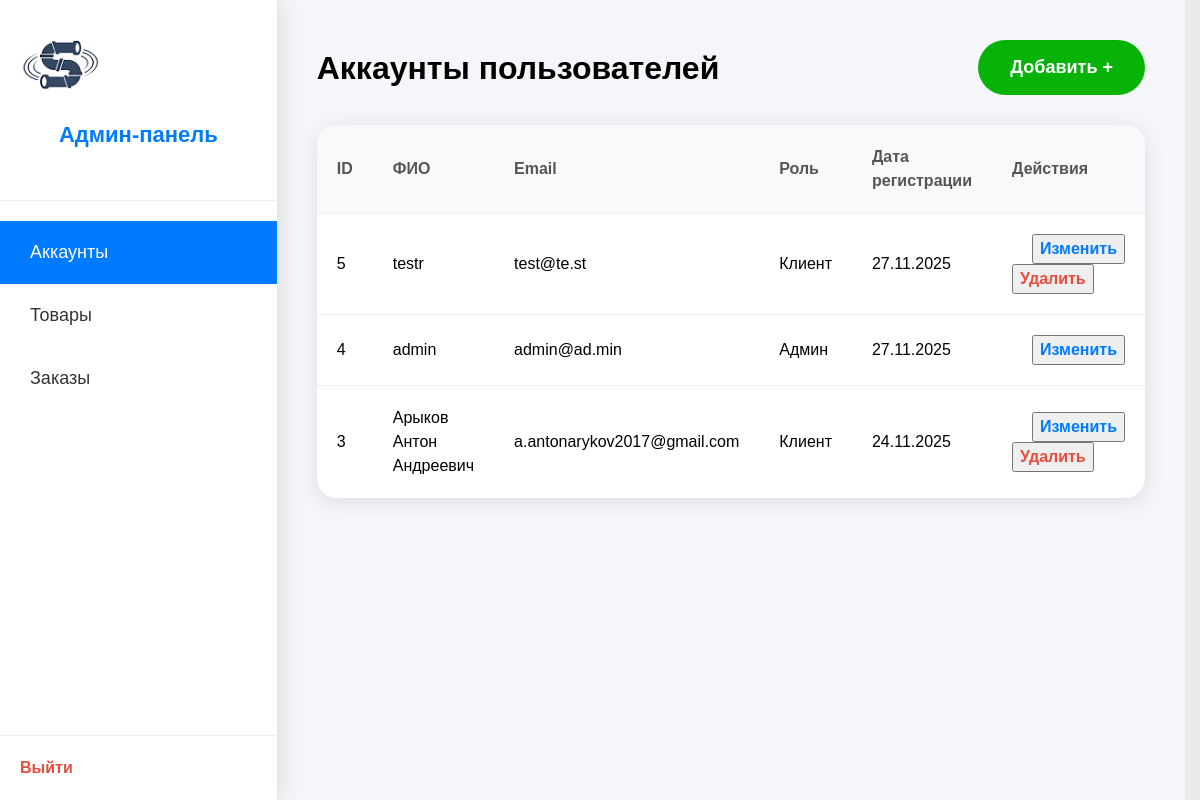
/pages/admin_accounts.php (signed in), run on the app's committed database.
### tables this page shows
CREATE TABLE `users` (
  `id` int NOT NULL,
  `fio` varchar(255) NOT NULL,
  `email` varchar(255) NOT NULL,
  `phone` varchar(20) DEFAULT NULL,
  `password` varchar(255) NOT NULL,
  `role` enum('client','admin') DEFAULT 'client',
  `created_at` datetime DEFAULT CURRENT_TIMESTAMP,
  `avatar` varchar(255) DEFAULT NULL,
  `address` varchar(255) DEFAULT NULL
);

### inc/functions.php (called while the page is built, shortened)
<?php
if (!function_exists('is_logged_in')) {
    function escape($string) {
        return htmlspecialchars($string, ENT_QUOTES, 'UTF-8');
    }
}
?>

### pages/admin_accounts.php (the view, shortened to what this page needs)
<?php
require_once '../inc/functions.php';
$users = $pdo->query("SELECT * FROM users ORDER BY id DESC")->fetchAll();
?>
<!DOCTYPE html>
<html lang="ru">
<head>
    <link rel="stylesheet" href="../style/normalize.css">
    <link rel="stylesheet" href="../style/style.css">
</head>
<body>
    <div id="admin_container">
        <aside class="admin_sidebar">
            <div class="admin_logo">
                <img src="../image/logo.png" alt="Logo">
                <h2>Админ-панель</h2>
            </div>
            <nav class="admin_menu">
                <a href="admin_accounts.php" class="menu_item active">Аккаунты</a>
                <a href="admin_products.php" class="menu_item">Товары</a>
                <a href="admin_orders.php" class="menu_item">Заказы</a>
            </nav>
            <div class="admin_logout">
                <a href="../logout.php" class="btn_logout_big">Выйти</a>
            </div>
        </aside>
        <main class="admin_main">
            <header class="admin_header">
                <h1>Аккаунты пользователей</h1>
                <button onclick="openAddAccountModal()" class="btn_add_product">Добавить +</button>
            </header>
            <div class="admin_table_wrapper">
                <table class="admin_table">
                    <thead>
                        <tr>
                            <th>ID</th>
                            <th>ФИО</th>
                            <th>Email</th>
                            <th>Роль</th>
                            <th>Дата регистрации</th>
                            <th>Действия</th>
                        </tr>
                    </thead>
                    <tbody>
                        <?php foreach ($users as $u): ?>
                            <tr>
                                <td><?= $u['id'] ?></td>
                                <td><?= escape($u['fio']) ?></td>
                                <td><?= escape($u['email']) ?></td>
                                <td><?= $u['role'] === 'admin' ? 'Админ' : 'Клиент' ?></td>
                                <td><?= date('d.m.Y', strtotime($u['created_at'])) ?></td>
                                <td>
                                    <button onclick='openEditAccountModal(<?= json_encode($u) ?>)' class="btn_edit">Изменить</button>
                                    <?php if ($u['role'] !== 'admin'): ?>
                                        <form method="POST" style="display:inline;">
                                            <button type="submit" class="btn_delete" onclick="return confirm('Удалить?')">Удалить</button>
                                        </form>
                                    <?php endif; ?>
                                </td>
                            </tr>
                        <?php endforeach; ?>
                    </tbody>
                </table>
            </div>
        </main>
    </div>
</body>
</html>

### style/style.css (style rules this page uses)
:root { --max-width: 1480px; --color-main: #007BFF; --color-price: #1BB82E; --radius-big: 30px; --radius-small: 20px; }
*, *::before, *::after { box-sizing: border-box; }
body { margin: 0; font-family: Arial, sans-serif; background-color: #EAEAEA; min-width: 520px; }
#admin_container { display: flex; min-height: 100vh; background: #f4f6f9; }
.admin_sidebar { width: 280px; background: white; box-shadow: 4px 0 20px rgba(0,0,0,0.1); display: flex; flex-direction: column; z-index: 10; }
.admin_logo { padding: 30px 20px; text-align: center; border-bottom: 1px solid #eee; }
.admin_logo img { height: 70px; margin-bottom: 10px; }
.admin_logo h2 { font-size: 22px; color: #007BFF; }
.admin_menu { flex: 1; padding: 20px 0; }
.menu_item { display: block; padding: 18px 30px; color: #333; text-decoration: none; font-size: 18px; transition: all 0.2s; }
.menu_item:hover, .menu_item.active { background: #007BFF; color: white; }
.admin_logout { padding: 20px; border-top: 1px solid #eee; }
.admin_logout a { color: #e74c3c; text-decoration: none; font-weight: bold; }
.admin_main { flex: 1; padding: 40px; }
.admin_header { display: flex; justify-content: space-between; align-items: center; margin-bottom: 30px; }
.admin_header h1 { font-size: 32px; margin: 0; }
.admin_table_wrapper { background: white; border-radius: 20px; overflow: hidden; box-shadow: 0 4px 20px rgba(0,0,0,0.1); }
.admin_table { width: 100%; border-collapse: collapse; }
.admin_table th { background: #f8f9fa; padding: 20px; text-align: left; font-weight: bold; color: #555; }
.admin_table td { padding: 20px; border-top: 1px solid #eee; }
.btn_delete { color: #e74c3c; text-decoration: none; font-weight: bold; }
.btn_edit { color: #007BFF; text-decoration: none; font-weight: bold; margin-left: 20px; }
.btn_add_product { padding: 14px 32px; background: #07b307; color: white; border: none; border-radius: 30px; font-size: 18px; font-weight: bold; cursor: pointer; }

### data on the page
users: id "5", fio "testr", email "test@te.st", role "Клиент", created_at "27.11.2025"
users: id "4", fio "admin", email "admin@ad.min", role "Админ", created_at "27.11.2025"
users: id "3", fio "Арыков Антон Андреевич", email "a.antonarykov2017@gmail.com", role "Клиент", created_at "24.11.2025"
